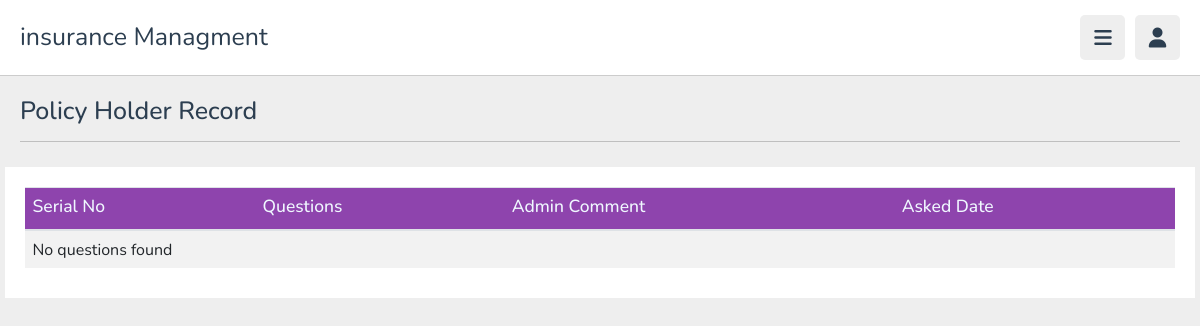
Before: /question_history with the older database file.
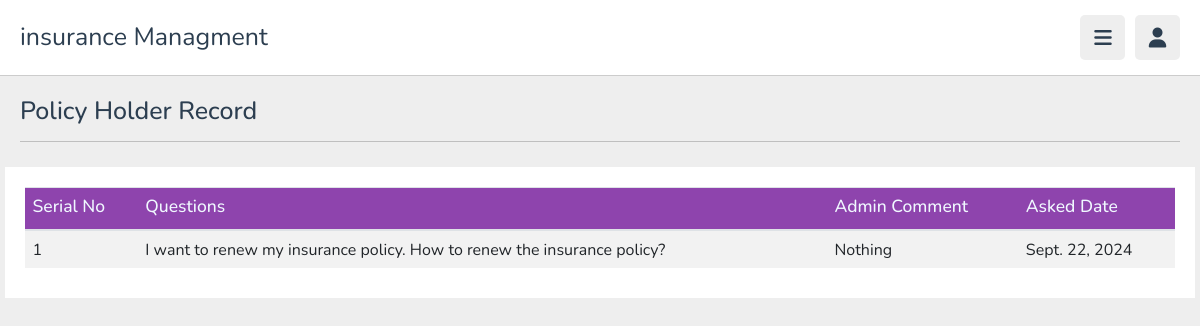
After: the same page with the newer database file.
### myapp/models.py (models this page shows, shortened)
class Question(models.Model):
    user= models.ForeignKey(User, on_delete=models.CASCADE)
    description =models.CharField(max_length=500)
    admin_comment=models.CharField(max_length=200,default='Nothing')
    asked_date =models.DateField(auto_now=True)

### myapp/views.py (the view)
# urls.py: path('question_history', views.question_history, name='question_history'),
def question_history(request):
    question_history = Question.objects.filter(admin_comment__isnull=False)
    context = {
        'question_history': question_history
    }
    return render(request, 'question_history.html', context)

### myapp/templates/question_history.html
{% load static %}
{% include "cheader.html" %}
{% block content %}
<section class="playlist-details">
   <h1 class="heading">Policy Holder record</h1>
   <div class="row">
      <table class="table table-striped">
         <thead>
             <tr style="background-color: #8e44ad; color: aliceblue;">
                 <th><h3>Serial No</h3></th>
                 <th><h3>Questions</h3></th>
                 <th><h3>Admin Comment</h3></th>
                 <th><h3>Asked Date</h3></th>
             </tr>
         </thead>
         <tbody>
             {% for question in question_history %}
             <tr>
                 <td>{{ forloop.counter }}</td>
                 <td>{{ question.description }}</td>
                 <td>{{ question.admin_comment }}</td>
                 <td>{{ question.asked_date }}</td>
             </tr>
             {% empty %}
             <tr>
                 <td colspan="4">No questions found</td>
             </tr>
             {% endfor %}
         </tbody>
     </table>
   </div>
</section>
{% endblock %}

Changed rows visible on the page:
added Question: description "I want to renew my insurance policy. How to renew the insurance policy?", admin_comment "Nothing", asked_date "Sept. 22, 2024"
Other visible differences:
text no longer shown: "No questions found"
